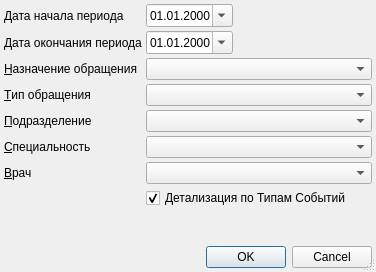
<?xml version="1.0" encoding="UTF-8"?>
<ui version="4.0">
 <class>UnfinishedEventsReportSetupDialog</class>
 <widget class="QDialog" name="UnfinishedEventsReportSetupDialog">
  <property name="windowModality">
   <enum>Qt::ApplicationModal</enum>
  </property>
  <property name="geometry">
   <rect>
    <x>0</x>
    <y>0</y>
    <width>376</width>
    <height>272</height>
   </rect>
  </property>
  <property name="windowTitle">
   <string>параметры отчёта</string>
  </property>
  <property name="sizeGripEnabled">
   <bool>true</bool>
  </property>
  <layout class="QGridLayout" name="gridLayout">
   <property name="margin">
    <number>4</number>
   </property>
   <property name="spacing">
    <number>4</number>
   </property>
   <item row="8" column="0">
    <spacer>
     <property name="orientation">
      <enum>Qt::Vertical</enum>
     </property>
     <property name="sizeHint" stdset="0">
      <size>
       <width>129</width>
       <height>21</height>
      </size>
     </property>
    </spacer>
   </item>
   <item row="0" column="0">
    <widget class="QLabel" name="lblBegDate">
     <property name="text">
      <string>Дата начала периода</string>
     </property>
     <property name="buddy">
      <cstring>edtBegDate</cstring>
     </property>
    </widget>
   </item>
   <item row="0" column="1">
    <widget class="CDateEdit" name="edtBegDate">
     <property name="sizePolicy">
      <sizepolicy hsizetype="Maximum" vsizetype="Fixed">
       <horstretch>0</horstretch>
       <verstretch>0</verstretch>
      </sizepolicy>
     </property>
     <property name="displayFormat">
      <string>dd.MM.yyyy</string>
     </property>
     <property name="calendarPopup">
      <bool>true</bool>
     </property>
    </widget>
   </item>
   <item row="0" column="2">
    <spacer>
     <property name="orientation">
      <enum>Qt::Horizontal</enum>
     </property>
     <property name="sizeHint" stdset="0">
      <size>
       <width>91</width>
       <height>20</height>
      </size>
     </property>
    </spacer>
   </item>
   <item row="1" column="0">
    <widget class="QLabel" name="lblEndDate">
     <property name="text">
      <string>Дата окончания периода</string>
     </property>
     <property name="buddy">
      <cstring>edtEndDate</cstring>
     </property>
    </widget>
   </item>
   <item row="1" column="2">
    <spacer>
     <property name="orientation">
      <enum>Qt::Horizontal</enum>
     </property>
     <property name="sizeHint" stdset="0">
      <size>
       <width>91</width>
       <height>20</height>
      </size>
     </property>
    </spacer>
   </item>
   <item row="1" column="1">
    <widget class="CDateEdit" name="edtEndDate">
     <property name="sizePolicy">
      <sizepolicy hsizetype="Maximum" vsizetype="Fixed">
       <horstretch>0</horstretch>
       <verstretch>0</verstretch>
      </sizepolicy>
     </property>
     <property name="displayFormat">
      <string>dd.MM.yyyy</string>
     </property>
     <property name="calendarPopup">
      <bool>true</bool>
     </property>
    </widget>
   </item>
   <item row="2" column="0">
    <widget class="QLabel" name="lblEventPurpose">
     <property name="text">
      <string>&amp;Назначение обращения</string>
     </property>
     <property name="buddy">
      <cstring>cmbEventPurpose</cstring>
     </property>
    </widget>
   </item>
   <item row="2" column="1" colspan="2">
    <widget class="CRBComboBox" name="cmbEventPurpose"/>
   </item>
   <item row="3" column="0">
    <widget class="QLabel" name="lblEventType">
     <property name="text">
      <string>&amp;Тип обращения</string>
     </property>
     <property name="buddy">
      <cstring>cmbEventType</cstring>
     </property>
    </widget>
   </item>
   <item row="3" column="1" colspan="2">
    <widget class="CRBComboBox" name="cmbEventType"/>
   </item>
   <item row="4" column="0">
    <widget class="QLabel" name="lblOrgStructure">
     <property name="text">
      <string>&amp;Подразделение</string>
     </property>
     <property name="buddy">
      <cstring>cmbOrgStructure</cstring>
     </property>
    </widget>
   </item>
   <item row="4" column="1" colspan="2">
    <widget class="COrgStructureComboBox" name="cmbOrgStructure"/>
   </item>
   <item row="5" column="0">
    <widget class="QLabel" name="lblSpeciality">
     <property name="text">
      <string>&amp;Специальность</string>
     </property>
     <property name="buddy">
      <cstring>cmbSpeciality</cstring>
     </property>
    </widget>
   </item>
   <item row="5" column="1" colspan="2">
    <widget class="CRBComboBox" name="cmbSpeciality">
     <property name="whatsThis">
      <string>&lt;html&gt;&lt;head&gt;&lt;meta name=&quot;qrichtext&quot; content=&quot;1&quot; /&gt;&lt;style type=&quot;text/css&quot;&gt;
p, li { white-space: pre-wrap; }
&lt;/style&gt;&lt;/head&gt;&lt;body style=&quot; font-family:'MS Shell Dlg 2'; font-size:8.25pt; font-weight:400; font-style:normal;&quot;&gt;
&lt;p style=&quot;-qt-paragraph-type:empty; margin-top:0px; margin-bottom:0px; margin-left:0px; margin-right:0px; -qt-block-indent:0; text-indent:0px;&quot;&gt;&lt;/p&gt;&lt;/body&gt;&lt;/html&gt;</string>
     </property>
    </widget>
   </item>
   <item row="6" column="0">
    <widget class="QLabel" name="lblPerson">
     <property name="text">
      <string>&amp;Врач</string>
     </property>
     <property name="buddy">
      <cstring>cmbPerson</cstring>
     </property>
    </widget>
   </item>
   <item row="6" column="1" colspan="2">
    <widget class="CPersonComboBoxEx" name="cmbPerson"/>
   </item>
   <item row="9" column="0" colspan="3">
    <widget class="QDialogButtonBox" name="buttonBox">
     <property name="orientation">
      <enum>Qt::Horizontal</enum>
     </property>
     <property name="standardButtons">
      <set>QDialogButtonBox::Cancel|QDialogButtonBox::Ok</set>
     </property>
    </widget>
   </item>
   <item row="7" column="1" colspan="2">
    <widget class="QCheckBox" name="chkDetailEventType">
     <property name="text">
      <string>Детализация по Типам Событий</string>
     </property>
     <property name="checked">
      <bool>true</bool>
     </property>
    </widget>
   </item>
  </layout>
 </widget>
 <customwidgets>
  <customwidget>
   <class>CDateEdit</class>
   <extends>QDateEdit</extends>
   <header>library/DateEdit</header>
  </customwidget>
  <customwidget>
   <class>CRBComboBox</class>
   <extends>QComboBox</extends>
   <header>library/crbcombobox.h</header>
  </customwidget>
  <customwidget>
   <class>CPersonComboBoxEx</class>
   <extends>QComboBox</extends>
   <header>Orgs/PersonComboBoxEx.h</header>
  </customwidget>
  <customwidget>
   <class>COrgStructureComboBox</class>
   <extends>QComboBox</extends>
   <header>Orgs/OrgStructComboBoxes.h</header>
  </customwidget>
 </customwidgets>
 <tabstops>
  <tabstop>edtBegDate</tabstop>
  <tabstop>edtEndDate</tabstop>
  <tabstop>cmbEventPurpose</tabstop>
  <tabstop>cmbEventType</tabstop>
  <tabstop>cmbOrgStructure</tabstop>
  <tabstop>cmbSpeciality</tabstop>
  <tabstop>cmbPerson</tabstop>
  <tabstop>chkDetailEventType</tabstop>
  <tabstop>buttonBox</tabstop>
 </tabstops>
 <resources/>
 <connections>
  <connection>
   <sender>buttonBox</sender>
   <signal>accepted()</signal>
   <receiver>UnfinishedEventsReportSetupDialog</receiver>
   <slot>accept()</slot>
   <hints>
    <hint type="sourcelabel">
     <x>130</x>
     <y>222</y>
    </hint>
    <hint type="destinationlabel">
     <x>102</x>
     <y>90</y>
    </hint>
   </hints>
  </connection>
  <connection>
   <sender>buttonBox</sender>
   <signal>rejected()</signal>
   <receiver>UnfinishedEventsReportSetupDialog</receiver>
   <slot>reject()</slot>
   <hints>
    <hint type="sourcelabel">
     <x>230</x>
     <y>222</y>
    </hint>
    <hint type="destinationlabel">
     <x>236</x>
     <y>76</y>
    </hint>
   </hints>
  </connection>
 </connections>
</ui>
